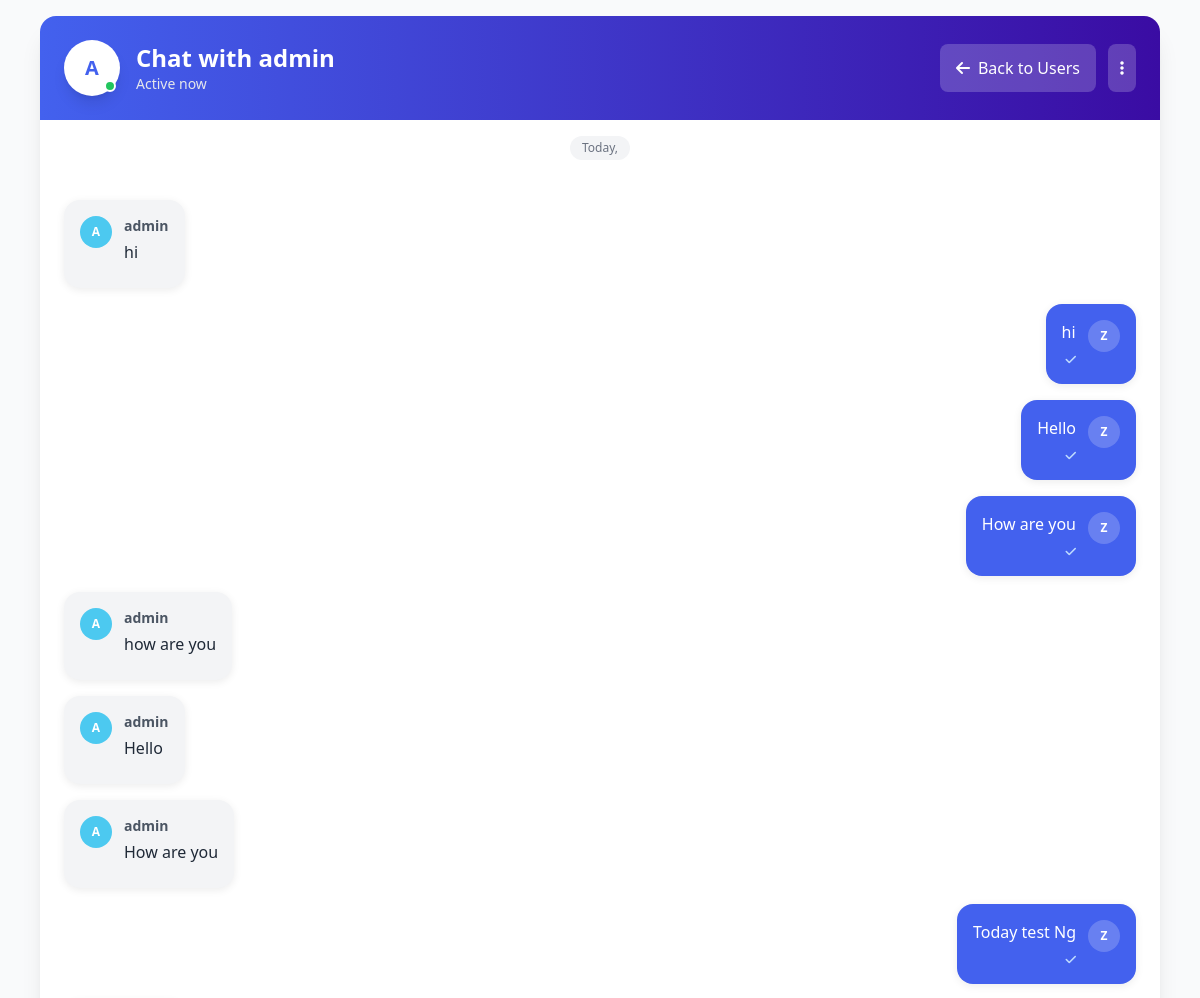
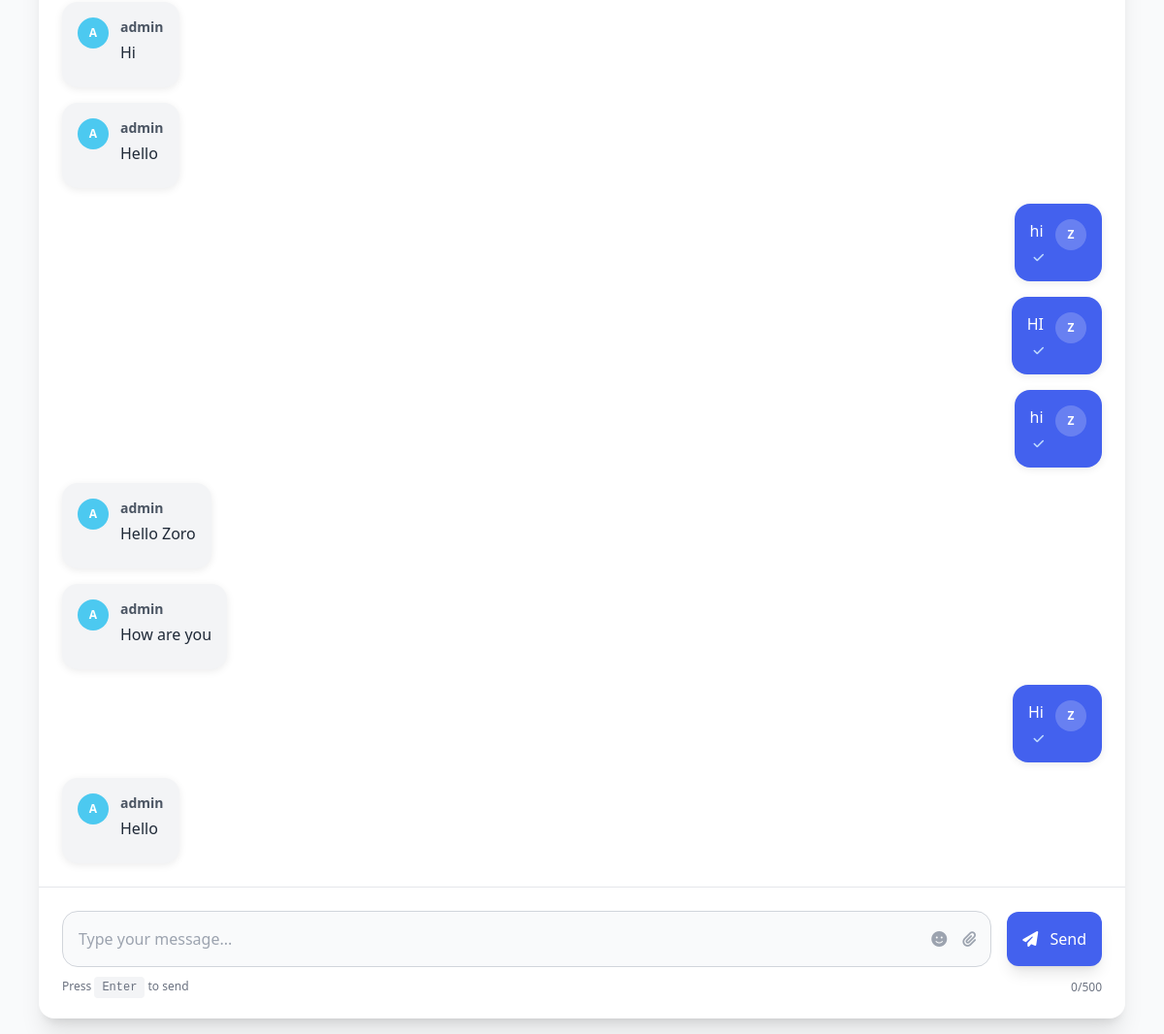
The page /chat/1/ (signed in) on the database its author committed (2 pictures, top to bottom).
### chat/models.py (models this page shows, shortened)
class Message(models.Model):
    room = models.ForeignKey(ChatRoom, on_delete=models.CASCADE, related_name='messages')
    sender = models.ForeignKey(User, on_delete=models.CASCADE)
    text = models.TextField()
    created_at = models.DateTimeField(auto_now_add=True)

### chat/views.py (the view, shortened to what this page needs)
# urls.py: path('<int:user_id>/', views.chat_view, name='chat'),
@login_required(login_url='/accounts/login/')
def chat_view(request, user_id):
    other_user = get_object_or_404(User, id=user_id)
    room = get_or_create_room(request.user, other_user)
    messages = room.messages.order_by("created_at")
    return render(request, "chat/chat.html", {
    "room": room,
    "messages": messages,
    "other_user": other_user
})

### chat/utils.py (called while the page is built)
def get_or_create_room(user1, user2):
    if user1.id > user2.id:
        user1, user2 = user2, user1
    room, created = ChatRoom.objects.get_or_create(
        user1=user1,
        user2=user2
    )
    return room

### chat/templates/chat/chat.html (shortened to what this page needs)
<!DOCTYPE html>
<html lang="en">
<head>
    <script src="https://cdn.tailwindcss.com"></script>
    <link rel="stylesheet" href="https://cdnjs.cloudflare.com/ajax/libs/font-awesome/6.4.0/css/all.min.css">
</head>
<body class="bg-gray-50 min-h-screen">
    <div class="max-w-6xl mx-auto p-4 h-screen">
        <div class="bg-white rounded-2xl shadow-xl h-full flex flex-col overflow-hidden">
            <div class="bg-gradient-to-r from-primary to-secondary p-6">
                <div class="flex items-center justify-between">
                    <div class="flex items-center space-x-4">
                        <div class="relative">
                            <div class="w-14 h-14 bg-white rounded-full flex items-center justify-center text-primary font-bold text-xl shadow-lg">
                                {{ other_user.username|first|upper }}
                            </div>
                            <div class="absolute bottom-1 right-1 w-3 h-3 bg-green-500 rounded-full border-2 border-white"></div>
                        </div>
                        <div>
                            <h1 class="text-2xl font-bold text-white">Chat with {{ other_user.username }}</h1>
                            <div class="flex items-center space-x-1 text-gray-200">
                                <span class="text-sm">Active now</span>
                            </div>
                        </div>
                    </div>
                    <div class="flex space-x-3">
                        <a href="{% url 'user_list' %}" class="bg-white/20 hover:bg-white/30 text-white px-4 py-2 rounded-lg transition-colors duration-200 flex items-center space-x-2">
                            <i class="fas fa-arrow-left"></i>
                            <span>Back to Users</span>
                        </a>
                        <button class="bg-white/20 hover:bg-white/30 text-white p-3 rounded-lg transition-colors duration-200">
                            <i class="fas fa-ellipsis-v"></i>
                        </button>
                    </div>
                </div>
            </div>
            <div class="flex-1 overflow-hidden flex flex-col">
                <div class="flex items-center justify-center py-4">
                    <div class="text-xs text-gray-500 bg-gray-100 px-3 py-1 rounded-full">
                        Today, {{ "now"|date:"F j, Y" }}
                    </div>
                </div>
                <div id="chat-box" class="flex-1 overflow-y-auto p-4 md:p-6 space-y-4 chat-scrollbar">
                    {% for m in messages %}
                    <div class="fade-in {% if m.sender == request.user %}flex justify-end{% else %}flex{% endif %}">
                        <div class="max-w-xs md:max-w-md lg:max-w-lg {% if m.sender == request.user %}bg-you-message text-white{% else %}bg-gray-100 text-gray-800{% endif %} rounded-2xl p-4 shadow-message">
                            <div class="flex items-start space-x-3">
                                {% if m.sender != request.user %}
                                <div class="flex-shrink-0">
                                    <div class="w-8 h-8 rounded-full bg-other-message flex items-center justify-center text-white text-xs font-bold">
                                        {{ m.sender.username|first|upper }}
                                    </div>
                                </div>
                                {% endif %}
                                <div class="flex-1">
                                    {% if m.sender != request.user %}
                                    <div class="font-semibold text-sm {% if m.sender == request.user %}text-blue-100{% else %}text-gray-600{% endif %} mb-1">
                                        {{ m.sender.username }}
                                    </div>
                                    {% endif %}
                                    <div class="{% if m.sender == request.user %}text-white{% else %}text-gray-800{% endif %}">
                                        {{ m.text }}
                                    </div>
                                    <div class="flex justify-end mt-2">
                                        <div class="text-xs {% if m.sender == request.user %}text-blue-200{% else %}text-gray-500{% endif %}">
                                            {% if m.sender == request.user %}
                                            <i class="ml-1 fas fa-check text-xs"></i>
                                            {% endif %}
                                        </div>
                                    </div>
                                </div>
                                {% if m.sender == request.user %}
                                <div class="flex-shrink-0">
                                    <div class="w-8 h-8 rounded-full bg-white/20 flex items-center justify-center text-white text-xs font-bold">
                                        {{ m.sender.username|first|upper }}
                                    </div>
                                </div>
                                {% endif %}
                            </div>
                        </div>
                    </div>
                    {% endfor %}
                </div>
                <form method="POST" class="border-t border-gray-200 p-4 md:p-6">
                    <div class="flex items-center space-x-4">
                        <div class="flex-1 relative">
                            <input
                                type="text"
                                name="message"
                                placeholder="Type your message..."
                                autocomplete="off"
                                required
                                class="w-full p-4 pr-12 bg-gray-50 border border-gray-300 rounded-2xl focus:outline-none focus:ring-2 focus:ring-primary focus:border-transparent"
                            >
                            <div class="absolute right-3 top-1/2 transform -translate-y-1/2 flex items-center space-x-2">
                                <button type="button" class="text-gray-400 hover:text-primary p-1">
                                    <i class="fas fa-smile"></i>
                                </button>
                                <button type="button" class="text-gray-400 hover:text-primary p-1">
                                    <i class="fas fa-paperclip"></i>
                                </button>
                            </div>
                        </div>
                        <button
                            type="submit"
                            class="bg-primary hover:bg-secondary text-white p-4 rounded-xl transition-colors duration-200 shadow-lg hover:shadow-xl"
                        >
                            <i class="fas fa-paper-plane"></i>
                            <span class="hidden md:inline ml-2">Send</span>
                        </button>
                    </div>
                    <div class="flex justify-between items-center mt-3 text-xs text-gray-500">
                        <div>
                            Press <kbd class="px-2 py-1 bg-gray-100 rounded">Enter</kbd> to send
                        </div>
                        <div class="text-right">
                            <span>0/500</span>
                        </div>
                    </div>
                </form>
            </div>
        </div>
    </div>
</body>
</html>

### chat/templates/chat/chat.html (style rules this page uses)
.fade-in { animation: fadeIn 0.3s ease-in-out; }

### rows shown on the page
Message: sender.username|first "A", sender.username "admin", text "hi"
Message: text "hi", sender.username|first "Z"
Message: text "Hello", sender.username|first "Z"
Message: text "How are you", sender.username|first "Z"
Message: sender.username|first "A", sender.username "admin", text "how are you"
Message: sender.username|first "A", sender.username "admin", text "Hello"
Message: sender.username|first "A", sender.username "admin", text "How are you"
Message: text "Today test Ng", sender.username|first "Z"
Message: sender.username|first "A", sender.username "admin", text "Hi"
Message: sender.username|first "A", sender.username "admin", text "Hello"
Message: text "hi", sender.username|first "Z"
Message: text "HI", sender.username|first "Z"
Message: text "hi", sender.username|first "Z"
Message: sender.username|first "A", sender.username "admin", text "Hello Zoro"
Message: sender.username|first "A", sender.username "admin", text "How are you"
Message: text "Hi", sender.username|first "Z"
Message: sender.username|first "A", sender.username "admin", text "Hello"

### other values the page prints
{{ other_user.username|first|upper }} "A"
{{ other_user.username }} "admin"
